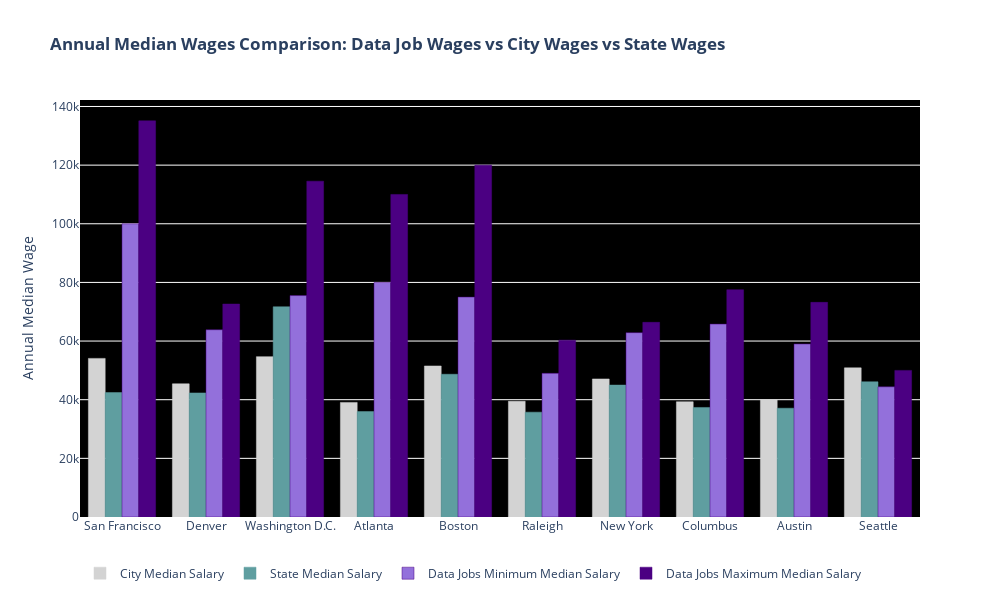

Notebook code cell kept with this figure:
### Code cell
# visualizing Annual Median Wages to compare Data Job Wages vs City Wages vs State Wages 

trace1 = go.Bar(x=city_median_sal['CITY_NAME'], 
                    y=city_median_sal['A_MEDIAN'], 
                    marker=dict(color='rgb(211,211,211)', line_color='rgb(211,211,211)'),
                    name='City Median Salary')

trace2 = go.Bar(x=state_median_sal['CITY_NAME'],
                  y=state_median_sal['A_MEDIAN'], 
                  marker=dict(color='rgb(95,158,160)', line_color='rgb(95,158,160)'),
                  name='State Median Salary')

trace3 = go.Bar(x=data_jobs_median_sal['updated_city'],
                  y=data_jobs_median_sal['annual_min_median'], 
                  marker=dict(color='rgb(147,112,219)', line_color='rgb(75,0,130)'),
                  name='Data Jobs Minimum Median Salary')

trace4 = go.Bar(x=data_jobs_median_sal['updated_city'],
                  y=data_jobs_median_sal['annual_max_median'], 
                  marker=dict(color='rgb(75,0,130)', line_color='rgb(75,0,130)'),
                  name='Data Jobs Maximum Median Salary')

data = [trace1, trace2, trace3, trace4]

layout = dict(title="<b>Annual Median Wages Comparison: Data Job Wages vs City Wages vs State Wages</b>",
              showlegend=True,
              legend_orientation="h",
              autosize=True,
              width=1000,
              height=600,
              xaxis=dict(showgrid=False),
              yaxis=dict(title="Annual Median Wage", 
                         showgrid=True, 
                         autorange=True,
                         zeroline=False,
                         showline=False,
                         ticks='',
                         showticklabels=True),
              plot_bgcolor='rgba(0,0,0)',
              paper_bgcolor='rgba(0,0,0,0)',
          )

fig=dict(data=data, layout=layout)

iplot(fig)

### Figure 1 — Plotly figure (JSON) as saved in the notebook; plotly's stock layout.template omitted (floating-point values rounded to 4 significant figures)
{"data": [{"marker": {"color": "rgb(211,211,211)", "line": {"color": "rgb(211,211,211)"}}, "name": "City Median Salary", "type": "bar", "x": ["San Francisco", "Denver", "Washington D.C.", "Atlanta", "Boston", "Raleigh", "New York", "Columbus", "Austin", "Seattle"], "y": ["54,090", "45,420", "54,680", "39,080", "51,510", "39,460", "47,080", "39,300", "40,070", "50,860"]}, {"marker": {"color": "rgb(95,158,160)", "line": {"color": "rgb(95,158,160)"}}, "name": "State Median Salary", "type": "bar", "x": ["San Francisco", "Denver", "Washington D.C.", "Atlanta", "Boston", "New York", "Raleigh", "Columbus", "Austin", "Seattle"], "y": ["42,430", "42,310", "71,690", "35,950", "48,680", "44,990", "35,750", "37,360", "37,100", "46,100"]}, {"marker": {"color": "rgb(147,112,219)", "line": {"color": "rgb(75,0,130)"}}, "name": "Data Jobs Minimum Median Salary", "type": "bar", "x": ["Atlanta", "Austin", "Boston", "Columbus", "Denver", "New York", "Raleigh", "San Francisco", "Seattle", "Washington D.C."], "y": [80000, 59004, 75000, 65780, 63858, 62862, 49000, 100000, 44400, 75516]}, {"marker": {"color": "rgb(75,0,130)", "line": {"color": "rgb(75,0,130)"}}, "name": "Data Jobs Maximum Median Salary", "type": "bar", "x": ["Atlanta", "Austin", "Boston", "Columbus", "Denver", "New York", "Raleigh", "San Francisco", "Seattle", "Washington D.C."], "y": [110000, 73200, 120000, 77510.0, 72624, 66388, 60320, 135100, 50000, 114533]}], "layout": {"autosize": true, "height": 600, "legend": {"orientation": "h"}, "paper_bgcolor": "rgba(0,0,0,0)", "plot_bgcolor": "rgba(0,0,0)", "showlegend": true, "title": {"text": "<b>Annual Median Wages Comparison: Data Job Wages vs City Wages vs State Wages</b>"}, "width": 1000, "xaxis": {"showgrid": false}, "yaxis": {"autorange": true, "showgrid": true, "showline": false, "showticklabels": true, "ticks": "", "title": {"text": "Annual Median Wage"}, "zeroline": false}}}
